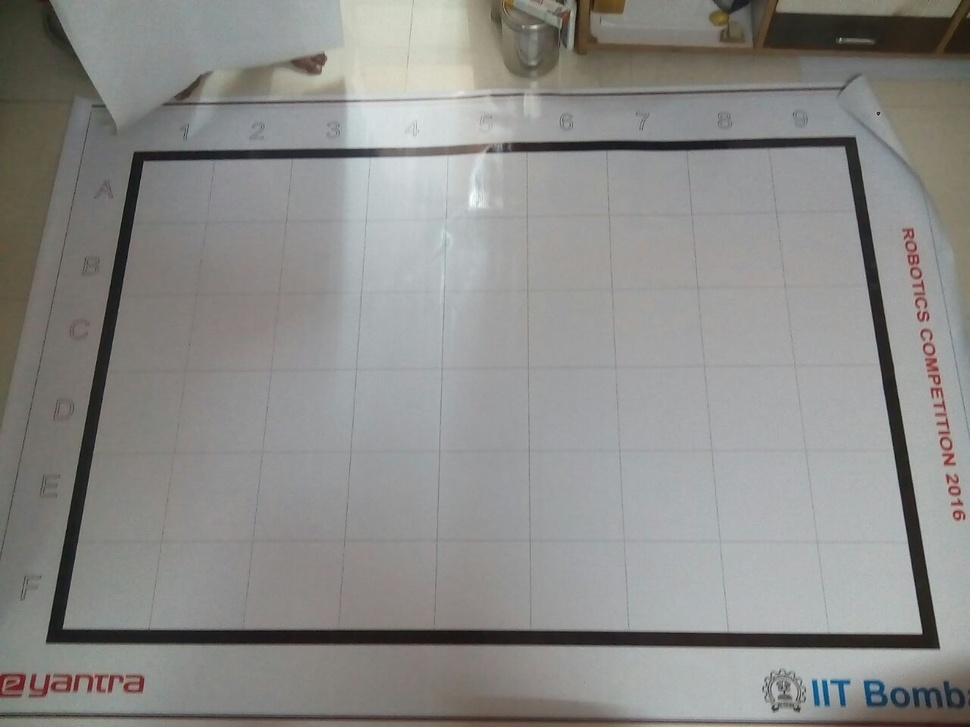
#> input picture Conquest/im.jpg, 970 x 727 px, shrunk from 1280 x 960 before the run
$ python test.py
#> lines starting #> are read from the running program, lines starting #| are printed output that depends on the picture; after the words box and inside, x2 and y2 are one past the last pixel; in counts of white or black regions, pixels touching at a corner belong together
import cv2

def find_shape(c):

        peri = cv2.arcLength(c, True)
        approx = cv2.approxPolyDP(c, 0.04 * peri, True)
        if len(approx) == 3:
                shape = "Triangle"
        elif len(approx) == 4:
            shape = "4"
        else:
            shape = "Circle"
        return shape

source=cv2.imread("im.jpg")
#> source is the input picture: shape (727, 970, 3); mean B, G, R 137.4, 139.7, 140
gray=cv2.cvtColor(source,cv2.COLOR_BGR2GRAY)
thresh_mean=cv2.adaptiveThreshold(gray,255,cv2.ADAPTIVE_THRESH_MEAN_C,cv2.THRESH_BINARY,5,0)
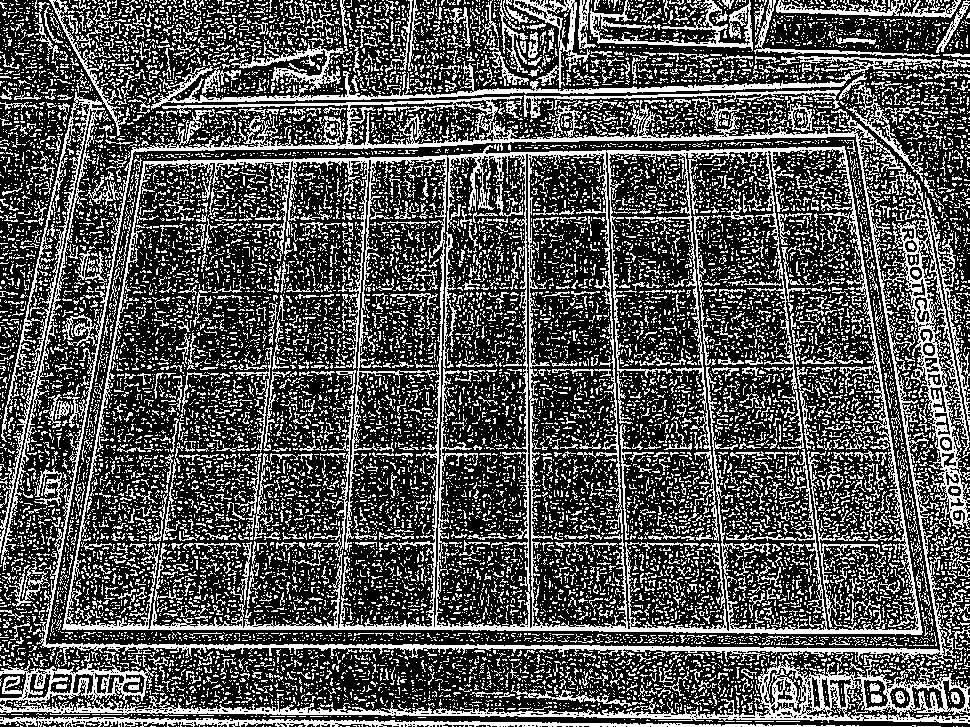
#> thresh_mean: shape (727, 970); 32.6% white in thin lines or dots
cnts=cv2.findContours(thresh_mean.copy(),cv2.RETR_TREE,cv2.CHAIN_APPROX_SIMPLE)
#> cnts = 18380 contours, 17875 with area under 20; largest, box (x1, y1, x2, y2) and area: (34, 96, 970, 666) 437176, (45, 134, 941, 652) 406160, (62, 145, 923, 635) 371507, (528, 149, 918, 632) 161954, (66, 159, 372, 630) 113474
cnts=cnts[0]
for i in range (0,len(cnts)):
    c = cnts[i]
    M = cv2.moments(c)
    area=int(M['m00'])
    if area>100:
        cX = int((M['m10'] / M['m00']))
        cY = int((M['m01'] / M['m00']))
        cv2.drawContours(source, cnts,i, (0,255,159), 1)
        cv2.putText(source,str(find_shape(c)), (cX, cY), cv2.FONT_ITALIC,0.5, (0,255,159), 1)
#> this loop made 18380 passes
#> (area, cX, cY) on passes 74, 595, 1179, 1368, 1374, 1380, 1425, 1443, 1455, 1471, 1490, 1500: (2612, 341, 722), (332, 575, 697), (16344, 538, 697), (109, 779, 706), (235, 19, 704), (170, 835, 709), (353, 899, 697), (435, 926, 696), (599, 858, 703), (683, 71, 700), (428, 953, 696), (560, 874, 693)
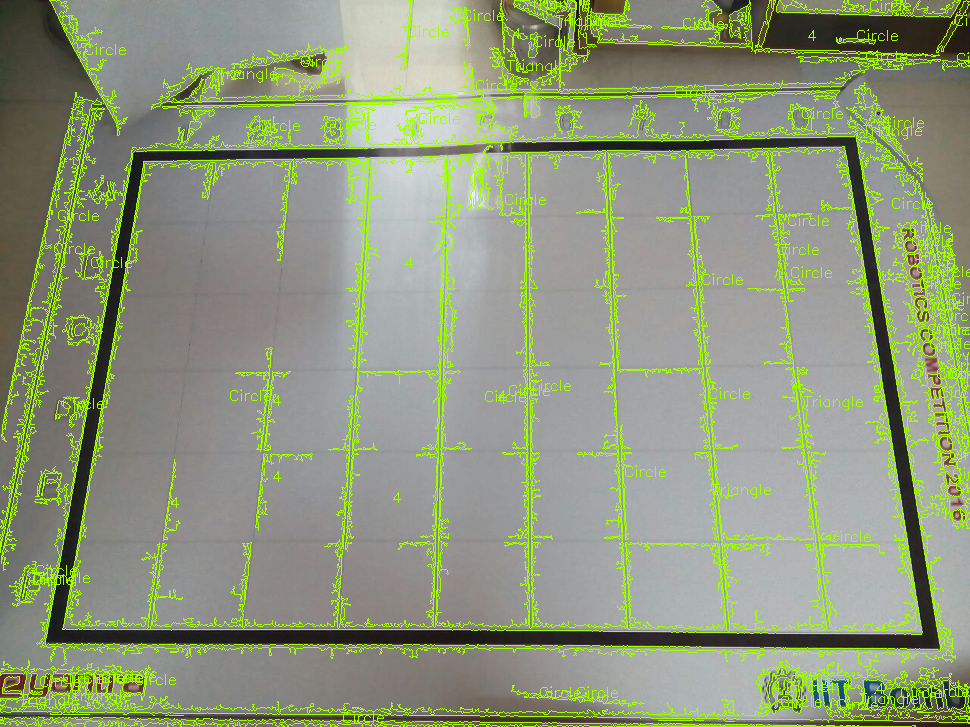
#> source: shape (727, 970, 3); 10.53% of pixels changed, all inside (x1, y1, x2, y2) = (0, 0, 970, 727)


cv2.imshow("MEAN",source)
cv2.imshow("thresh",thresh_mean)
cv2.waitKey(0)
